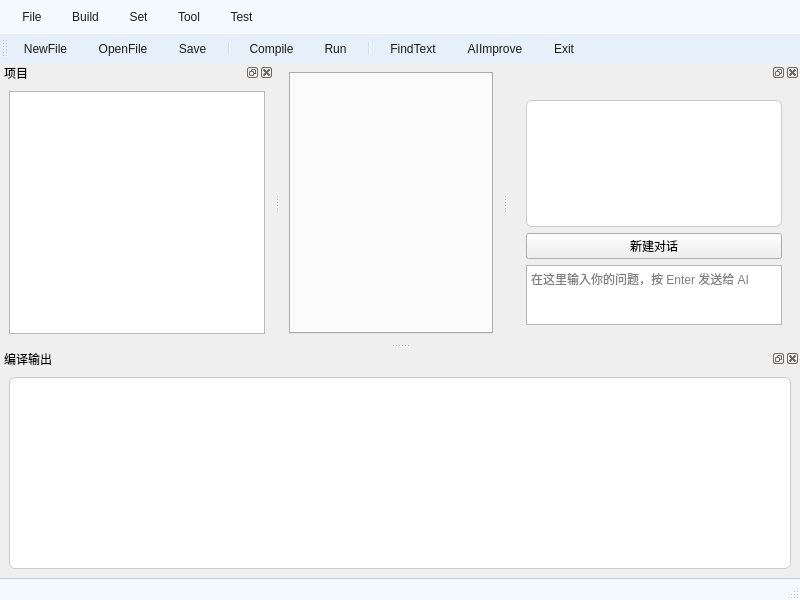
<?xml version="1.0" encoding="UTF-8"?>
<ui version="4.0">
 <class>MainWindow</class>
 <widget class="QMainWindow" name="MainWindow">
  <property name="geometry">
   <rect>
    <x>0</x>
    <y>0</y>
    <width>800</width>
    <height>600</height>
   </rect>
  </property>
  <property name="windowTitle">
   <string>MainWindow</string>
  </property>
  <widget class="QWidget" name="centralwidget">
   <layout class="QVBoxLayout" name="verticalLayout_2">
    <item>
     <widget class="QTabWidget" name="tabWidget">
      <property name="autoFillBackground">
       <bool>false</bool>
      </property>
      <property name="styleSheet">
       <string notr="true">/* Tab 内容区，添加背景图和透明度 */




/* TabBar 上的每个 tab */
QTabBar::tab {
    background: qlineargradient(x1:0, y1:0, x2:0, y2:1,
                                stop:0 #e0e0e0, stop:1 #c8c8c8);
    color: #333;
    padding: 8px 18px;
    border-top-left-radius: 6px;
    border-top-right-radius: 6px;
    margin-right: 2px;
}

/* 鼠标悬停效果 */
QTabBar::tab:hover {
    background: qlineargradient(x1:0, y1:0, x2:0, y2:1,
                                stop:0 #d0d0d0, stop:1 #b8b8b8);
}

/* 选中状态的 tab */
QTabBar::tab:selected {
    background: #f0f0f0;
    border-bottom: 3px solid #4CAF50;
    color: #000;
}

/* 未选中状态 tab 的上边框微调 */
QTabBar::tab:!selected {
    margin-top: 3px;
}

/* TabBar 默认靠左排列 */
QTabWidget::tab-bar {
    alignment: left;
}

</string>
      </property>
      <property name="currentIndex">
       <number>-1</number>
      </property>
      <property name="tabsClosable">
       <bool>true</bool>
      </property>
      <property name="movable">
       <bool>true</bool>
      </property>
     </widget>
    </item>
   </layout>
  </widget>
  <widget class="QMenuBar" name="menubar">
   <property name="geometry">
    <rect>
     <x>0</x>
     <y>0</y>
     <width>800</width>
     <height>36</height>
    </rect>
   </property>
   <property name="styleSheet">
    <string notr="true">/* ---------- 菜单栏 ---------- */
QMenuBar {
    background-color: #f5faff;      /* 浅白，微蓝调 */
    color: #1a1a1a;                 /* 深灰字体，保证可读性 */
    padding: 4px;
}

QMenuBar::item {
    background: transparent;        /* 默认透明背景 */
    padding: 6px 12px;              /* 内边距 */
}

QMenuBar::item:selected {
    background-color: #cce4ff;      /* 鼠标悬停：浅蓝高亮 */
    color: #003366;                 /* 深蓝文字 */
}

/* ---------- 下拉菜单 ---------- */
QMenu {
    background-color: #f8fbff;      /* 下拉菜单背景：浅白微蓝 */
    color: #1a1a1a;                 /* 文字颜色深灰 */
    border: 1px solid #aaccee;      /* 边框：淡蓝 */
}

QMenu::item {
    padding: 6px 20px;
}

QMenu::item:selected {
    background-color: #cce4ff;      /* 下拉菜单悬停：浅蓝高亮 */
    color: #003366;                 /* 深蓝文字 */
}
</string>
   </property>
   <widget class="QMenu" name="menuFile">
    <property name="title">
     <string>File</string>
    </property>
    <addaction name="actionNew"/>
    <addaction name="actionNewProject"/>
    <addaction name="actionOpen"/>
    <addaction name="actionOpenProject"/>
    <addaction name="actionSave"/>
    <addaction name="actionSave_As"/>
    <addaction name="actionExit"/>
   </widget>
   <widget class="QMenu" name="menuSet">
    <property name="title">
     <string>Set</string>
    </property>
    <addaction name="separator"/>
    <addaction name="actionFont"/>
    <addaction name="actionColor"/>
   </widget>
   <widget class="QMenu" name="menuBuild">
    <property name="title">
     <string>Build</string>
    </property>
    <addaction name="separator"/>
    <addaction name="actionCompile"/>
    <addaction name="actionRun"/>
   </widget>
   <widget class="QMenu" name="menuTool">
    <property name="title">
     <string>Tool</string>
    </property>
    <addaction name="actionFindText"/>
    <addaction name="actionFindNext"/>
    <addaction name="actionFindPrevious"/>
   </widget>
   <widget class="QMenu" name="menuTest">
    <property name="title">
     <string>Test</string>
    </property>
    <addaction name="actionExit"/>
   </widget>
   <addaction name="menuFile"/>
   <addaction name="menuBuild"/>
   <addaction name="menuSet"/>
   <addaction name="menuTool"/>
   <addaction name="menuTest"/>
  </widget>
  <widget class="QStatusBar" name="statusbar">
   <property name="styleSheet">
    <string notr="true">/* ---------- 状态栏 ---------- */
QStatusBar {
    background-color: #f5faff;   /* 浅白偏蓝背景 */
    color: #2a3b4c;              /* 深蓝灰文字 */
    border-top: 1px solid #c0d0e0;  /* 顶部分割线（浅蓝灰） */
    padding: 2px 4px;
}

QStatusBar QLabel {
    color: #2a3b4c;              /* 状态栏上文字标签 */
}
</string>
   </property>
  </widget>
  <widget class="QToolBar" name="toolBar">
   <property name="windowTitle">
    <string>toolBar</string>
   </property>
   <property name="styleSheet">
    <string notr="true">/* ---------- 工具栏 ---------- */
QToolBar {
    background-color: #e6f0fa;       /* 淡蓝色背景，比白色柔和 */
    spacing: 6px;                     
    padding: 2px;
    border: none;
    font-family: &quot;JetBrains Mono&quot;, monospace;  /* 与输出窗口统一字体 */
    font-size: 15px;                           /* 适中字体大小 */
}

QToolButton {
    background-color: transparent;
    color: #1a1a1a;                  /* 深灰文字，保证可读性 */
    border: none;
    padding: 4px 8px;
}

QToolButton:hover {
    background-color: #cce4ff;        /* 鼠标悬停：柔和浅蓝 */
    color: #003366;                   /* 深蓝文字/图标 */
    border-radius: 4px;
}

QToolButton:pressed {
    background-color: #aaccee;        /* 按下：稍深的浅蓝 */
    color: #003366;
}

QToolButton::menu-indicator {
    image: url(:/icons/arrow-down.png); /* 下拉箭头图标 */
}
</string>
   </property>
   <attribute name="toolBarArea">
    <enum>TopToolBarArea</enum>
   </attribute>
   <attribute name="toolBarBreak">
    <bool>false</bool>
   </attribute>
   <addaction name="actionNew"/>
   <addaction name="actionOpen"/>
   <addaction name="actionSave"/>
   <addaction name="separator"/>
   <addaction name="actionCompile"/>
   <addaction name="actionRun"/>
   <addaction name="separator"/>
   <addaction name="actionFindText"/>
   <addaction name="actionAIImprove"/>
   <addaction name="actionExit"/>
  </widget>
  <widget class="QDockWidget" name="projectDock">
   <property name="windowTitle">
    <string>项目</string>
   </property>
   <attribute name="dockWidgetArea">
    <number>1</number>
   </attribute>
   <widget class="QWidget" name="dockWidgetContents">
    <layout class="QVBoxLayout" name="verticalLayout">
     <item>
      <widget class="QTreeView" name="projectTree"/>
     </item>
    </layout>
   </widget>
  </widget>
  <widget class="QDockWidget" name="dockOutput">
   <property name="allowedAreas">
    <set>Qt::BottomDockWidgetArea</set>
   </property>
   <property name="windowTitle">
    <string>编译输出</string>
   </property>
   <attribute name="dockWidgetArea">
    <number>8</number>
   </attribute>
   <widget class="QWidget" name="dockWidgetContents_2">
    <layout class="QVBoxLayout" name="verticalLayout_3">
     <item>
      <widget class="QPlainTextEdit" name="outputWindow">
       <property name="styleSheet">
        <string notr="true">QPlainTextEdit {
    background: #ffffff;                        
    color: #2d2d2d;                             
    border: 1px solid #cccccc;                  
    border-radius: 6px;                         
    padding: 8px;                               
    font-family: &quot;SimSun&quot;, &quot;新宋体&quot;, &quot;JetBrains Mono&quot;, Consolas, &quot;Courier New&quot;, monospace; 
    font-size: 22px;                            
    line-height: 1.4;                           
    
    selection-background-color: #cce5ff;
    selection-color: #000000;
}
</string>
       </property>
       <property name="readOnly">
        <bool>true</bool>
       </property>
      </widget>
     </item>
    </layout>
   </widget>
  </widget>
  <widget class="QDockWidget" name="aiChatDock">
   <property name="allowedAreas">
    <set>Qt::BottomDockWidgetArea|Qt::RightDockWidgetArea</set>
   </property>
   <attribute name="dockWidgetArea">
    <number>2</number>
   </attribute>
   <widget class="QWidget" name="dockWidgetContents_3">
    <property name="maximumSize">
     <size>
      <width>500</width>
      <height>16777215</height>
     </size>
    </property>
    <property name="styleSheet">
     <string notr="true">QDockWidget {
    background: #f0f8ff; /* 淡蓝色 */
    titlebar-close-icon: url(:/icons/close.png);
    titlebar-normal-icon: url(:/icons/undock.png);
}
QDockWidget::title {
    background: #d0e7ff;
    text-align: left;
    padding-left: 8px;
    font-family: &quot;SimSun&quot;;
    font-size: 14px;
    color: #003366;
}
</string>
    </property>
    <layout class="QVBoxLayout" name="verticalLayout_4">
     <item>
      <widget class="QWidget" name="widget" native="true">
       <property name="styleSheet">
        <string notr="true"/>
       </property>
       <layout class="QVBoxLayout" name="verticalLayout_5">
        <item>
         <widget class="QPlainTextEdit" name="aiChatOutput">
          <property name="sizePolicy">
           <sizepolicy hsizetype="Expanding" vsizetype="Expanding">
            <horstretch>0</horstretch>
            <verstretch>0</verstretch>
           </sizepolicy>
          </property>
          <property name="autoFillBackground">
           <bool>false</bool>
          </property>
          <property name="styleSheet">
           <string notr="true">QPlainTextEdit {
    background: #ffffff;
    color: #2d2d2d;
    border: 1px solid #cccccc;
    border-radius: 6px;
    padding: 8px;
    font-family: &quot;JetBrains Mono&quot;, &quot;SimSun&quot;, Consolas, monospace;
    font-size: 16px;
    line-height: 1.4;
    selection-background-color: #cce5ff;
    selection-color: #000000;
}
</string>
          </property>
          <property name="readOnly">
           <bool>true</bool>
          </property>
         </widget>
        </item>
        <item>
         <widget class="QPushButton" name="btnClearHistory">
          <property name="text">
           <string>新建对话</string>
          </property>
         </widget>
        </item>
        <item>
         <widget class="QPlainTextEdit" name="aiChatInput">
          <property name="sizePolicy">
           <sizepolicy hsizetype="Expanding" vsizetype="Fixed">
            <horstretch>0</horstretch>
            <verstretch>0</verstretch>
           </sizepolicy>
          </property>
          <property name="minimumSize">
           <size>
            <width>0</width>
            <height>0</height>
           </size>
          </property>
          <property name="maximumSize">
           <size>
            <width>16777215</width>
            <height>60</height>
           </size>
          </property>
          <property name="backgroundVisible">
           <bool>false</bool>
          </property>
          <property name="centerOnScroll">
           <bool>false</bool>
          </property>
          <property name="placeholderText">
           <string>在这里输入你的问题，按 Enter 发送给 AI </string>
          </property>
         </widget>
        </item>
       </layout>
      </widget>
     </item>
    </layout>
   </widget>
  </widget>
  <action name="actionNew">
   <property name="icon">
    <iconset resource="Source.qrc">
     <normaloff>:/new/prefix1/images/icons8-add-file-50.png</normaloff>:/new/prefix1/images/icons8-add-file-50.png</iconset>
   </property>
   <property name="text">
    <string>NewFile</string>
   </property>
  </action>
  <action name="actionOpen">
   <property name="icon">
    <iconset resource="Source.qrc">
     <normaloff>:/new/prefix1/images/icons8-file-50.png</normaloff>:/new/prefix1/images/icons8-file-50.png</iconset>
   </property>
   <property name="text">
    <string>OpenFile</string>
   </property>
  </action>
  <action name="actionSave">
   <property name="icon">
    <iconset resource="Source.qrc">
     <normaloff>:/new/prefix1/images/icons8-save-50.png</normaloff>
     <normalon>:/new/prefix1/images/icons8-save-50.png</normalon>:/new/prefix1/images/icons8-save-50.png</iconset>
   </property>
   <property name="text">
    <string>Save</string>
   </property>
   <property name="shortcut">
    <string>Ctrl+S</string>
   </property>
  </action>
  <action name="actionExit">
   <property name="text">
    <string>Exit</string>
   </property>
  </action>
  <action name="actionFont">
   <property name="text">
    <string>Font</string>
   </property>
  </action>
  <action name="actionColor">
   <property name="text">
    <string>Color</string>
   </property>
  </action>
  <action name="actionFindText">
   <property name="icon">
    <iconset resource="Source.qrc">
     <normaloff>:/new/prefix1/images/icons8-search-50.png</normaloff>:/new/prefix1/images/icons8-search-50.png</iconset>
   </property>
   <property name="text">
    <string>FindText</string>
   </property>
   <property name="toolTip">
    <string>FindText</string>
   </property>
  </action>
  <action name="actionSave_As">
   <property name="text">
    <string>Save As</string>
   </property>
  </action>
  <action name="actionCompile">
   <property name="text">
    <string>Compile</string>
   </property>
   <property name="shortcut">
    <string>F9</string>
   </property>
  </action>
  <action name="actionRun">
   <property name="text">
    <string>Run</string>
   </property>
   <property name="shortcut">
    <string>F10</string>
   </property>
  </action>
  <action name="actionFindPrevious">
   <property name="text">
    <string>FindPrevious</string>
   </property>
   <property name="toolTip">
    <string>FindPrevious</string>
   </property>
  </action>
  <action name="actionFindNext">
   <property name="text">
    <string>FindNext</string>
   </property>
   <property name="toolTip">
    <string>FindNext</string>
   </property>
  </action>
  <action name="actionOpenProject">
   <property name="icon">
    <iconset resource="Source.qrc">
     <normaloff>:/new/prefix1/images/icons8-opened-folder-50.png</normaloff>:/new/prefix1/images/icons8-opened-folder-50.png</iconset>
   </property>
   <property name="text">
    <string>OpenProject</string>
   </property>
   <property name="toolTip">
    <string>OpenProject</string>
   </property>
  </action>
  <action name="actionNewProject">
   <property name="icon">
    <iconset resource="Source.qrc">
     <normaloff>:/new/prefix1/images/icons8-folder-50.png</normaloff>:/new/prefix1/images/icons8-folder-50.png</iconset>
   </property>
   <property name="text">
    <string>NewProject</string>
   </property>
  </action>
  <action name="actionAIImprove">
   <property name="text">
    <string>AIImprove</string>
   </property>
  </action>
 </widget>
 <resources>
  <include location="Source.qrc"/>
 </resources>
 <connections/>
</ui>
